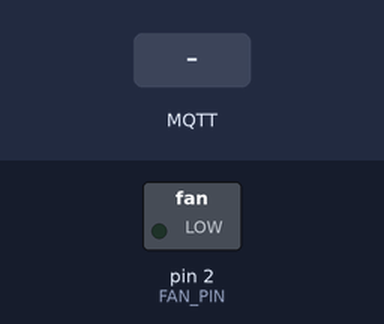
This sketch was run on a simulated Arduino Mega 2560, built with avr-gcc and run on an emulated ATmega2560. On the bench: switched loads named in the sketch (green lamp = pin HIGH). Inputs (shaded band) come from the test bench. WiFi joins after 1.5 s; servers stay silent unless stated; no MQTT or app messages arrive unless stated; the modem accepts every AT command (registered, SIM ready, sends succeed) and sends nothing else; what the sketch prints to the serial monitor is not drawn.

Above: at 2.7 s.
2.8 s: MQTT message "maisonnette/light" arrives on the first subscribed topic
At 4.0 s:
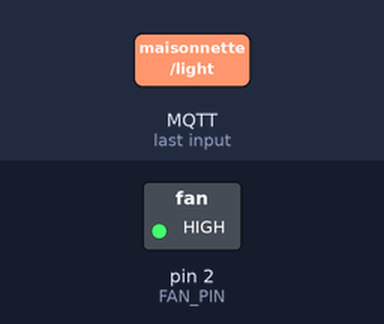
4.3 s: MQTT message "1" arrives on the first subscribed topic
At 5.2 s:
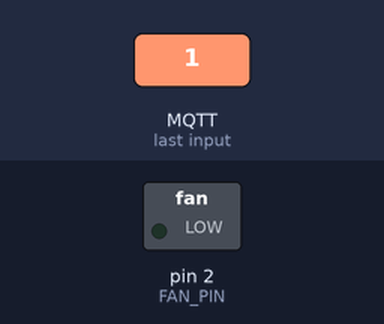
5.8 s: MQTT message "0" arrives on the first subscribed topic
At 6.4 s:
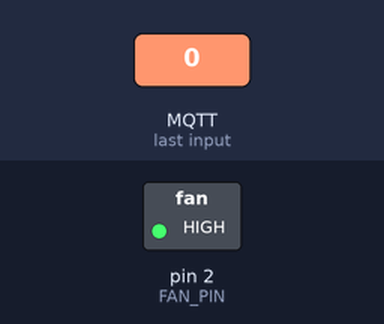
7.3 s: MQTT message "2" arrives on the first subscribed topic
At 8.8 s:
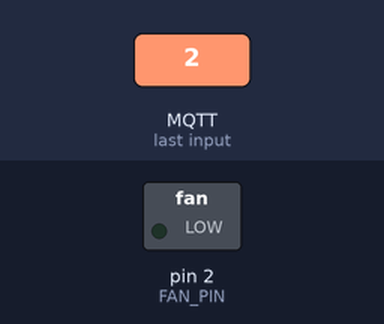
Timing chart, 0 to 9.8 s (numbered marks = the images above; inputs shaded):
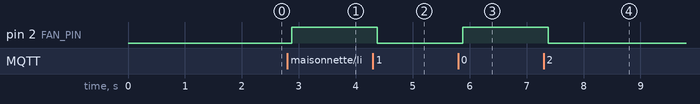

The sketch:

maisonetteSketch.ino
```cpp
#include "WiFiEsp.h"
#include "PubSubClient.h"
#include "SoftwareSerial.h"


#define FAN_PIN 2

const char* ssid = "BSTORM-7577";
const char* password = "Test1234=";
const char* serverAddress = "10.10.5.126";

unsigned long lastMqttPublish = 0;
const long interval = 5000;
bool isActive = false;

WiFiEspClient espClient;
PubSubClient mqttClient = PubSubClient(espClient);
SoftwareSerial softserial(A9,A8);

void callback(char* topic, byte* payload, unsigned int lenght){
  Serial.print("Message reçu [");
  Serial.print(topic);
  Serial.print("] : ");

  for(int i = 0; i < lenght; i++) {
    Serial.print((char)payload[i]);
  }

  Serial.println();

  if(strcmp(topic,"maisonnette/light") == 0){
    Serial.print("Maisonnette/light reconnue");
    isActive = !isActive;
    digitalWrite(FAN_PIN, isActive ? HIGH : LOW);
  }
}

void reconnect() {
  while (!mqttClient.connected()) {
    Serial.print("Connexion au broker MQTT...");
    if (mqttClient.connect("Maisonette")) {
      Serial.println("Connecté !");
      if (mqttClient.subscribe("maisonnette/light")) {
        Serial.println("Abonnement au topic 'maisonnette/light' réussi");
      } else {
        Serial.println("Échec de l'abonnement");
      }
      // mqttClient.subscribe("maisonnette/light"); // écouter les commandes ASP.NET
    } else {
      Serial.print("Échec, rc=");
      Serial.print(mqttClient.state());
      delay(5000);
    }
  }
}

void setup() {
  Serial.begin(9600);

  pinMode(FAN_PIN,OUTPUT);

  connectWifi();

  mqttClient.setServer(serverAddress,1883);
  mqttClient.setCallback(callback);
  mqttClient.setKeepAlive(60);
}

void loop() {
  if(!mqttClient.connected()){
    reconnect();
  }
  mqttClient.loop();

  delay(100);
}

void connectWifi() {
  softserial.begin(115200);
  softserial.write("AT+CIOBAUD=9600\r\n");
  softserial.write("AT+RST\r\n");
  softserial.begin(9600);

  WiFi.init(&softserial);

  WiFi.begin(ssid,password);

  while (WiFi.status() != WL_CONNECTED) {
    delay(500);
    Serial.print(".");
  }
  Serial.println("WiFi connecté!");
}
```

Measured:
- after the input at 2.8 s, pin 2 (FAN_PIN): LOW → HIGH after 0.07 s
- after the input at 4.3 s, pin 2 (FAN_PIN): HIGH → LOW after 0.08 s
- after the input at 5.8 s, pin 2 (FAN_PIN): LOW → HIGH after 0.08 s
- after the input at 7.3 s, pin 2 (FAN_PIN): HIGH → LOW after 0.08 s
